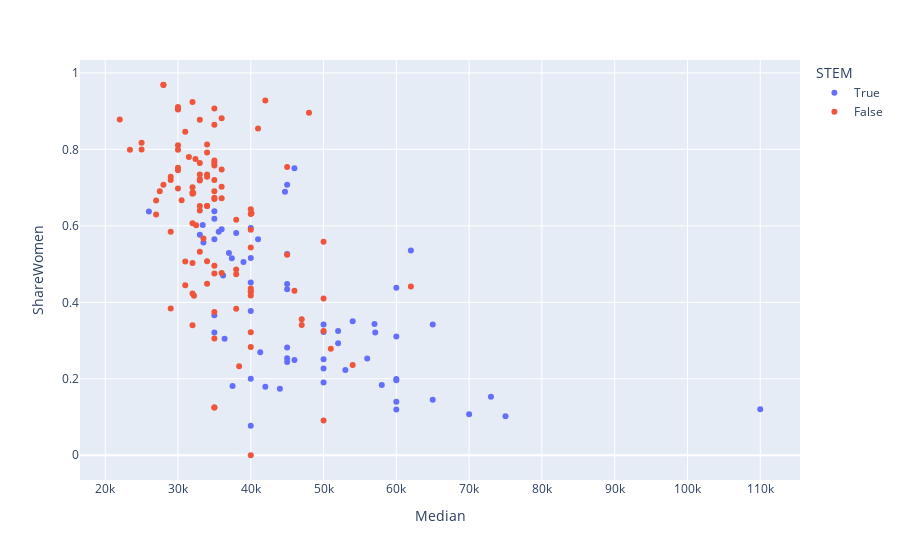

The cell this chart's notebook holds for it:
### Markdown cell above
Women tend to major in psychology & social work, followed by health, then interdisciplinary. These have the highest share of women to toal number of people with the specified major category.

### Code cell
# Create a scatterplot of median income vs. proportion of women in that major, coloured by whether the major is in a STEM field or not.

# Creates column 'STEM' that displays true or false if the major is a STEM.
DF_raw['STEM'] = (DF_raw['Major_category'] == "Biology & Life Science") | (DF_raw['Major_category'] == "Computers & Mathematics") | (DF_raw['Major_category'] == "Engineering") | (DF_raw['Major_category'] == "Physical Sciences")

# Makes scatterplot
fig = px.scatter(DF_raw[['STEM','Median','ShareWomen']],
                 x = 'Median',
                 y = 'ShareWomen',
                 color = 'STEM')
fig
